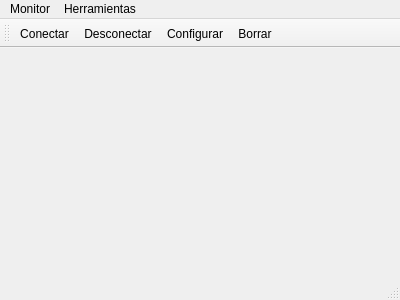
<?xml version="1.0" encoding="UTF-8"?>
<ui version="4.0">
 <class>ConsoleWindow</class>
 <widget class="QMainWindow" name="ConsoleWindow">
  <property name="geometry">
   <rect>
    <x>0</x>
    <y>0</y>
    <width>400</width>
    <height>300</height>
   </rect>
  </property>
  <property name="windowTitle">
   <string>Serial Monitor</string>
  </property>
  <widget class="QWidget" name="centralWidget">
   <layout class="QVBoxLayout" name="verticalLayout"/>
  </widget>
  <widget class="QMenuBar" name="menuBar">
   <property name="geometry">
    <rect>
     <x>0</x>
     <y>0</y>
     <width>400</width>
     <height>22</height>
    </rect>
   </property>
   <widget class="QMenu" name="menuCalls">
    <property name="title">
     <string>Monitor</string>
    </property>
    <addaction name="actionConnect"/>
    <addaction name="actionDisconnect"/>
    <addaction name="separator"/>
    <addaction name="actionQuit"/>
   </widget>
   <widget class="QMenu" name="menuTools">
    <property name="title">
     <string>Herramientas</string>
    </property>
    <addaction name="actionConfigure"/>
    <addaction name="actionClear"/>
   </widget>
   <addaction name="menuCalls"/>
   <addaction name="menuTools"/>
  </widget>
  <widget class="QToolBar" name="mainToolBar">
   <attribute name="toolBarArea">
    <enum>TopToolBarArea</enum>
   </attribute>
   <attribute name="toolBarBreak">
    <bool>false</bool>
   </attribute>
   <addaction name="actionConnect"/>
   <addaction name="actionDisconnect"/>
   <addaction name="actionConfigure"/>
   <addaction name="actionClear"/>
  </widget>
  <widget class="QStatusBar" name="statusBar"/>
  <action name="actionAbout">
   <property name="text">
    <string>&amp;About</string>
   </property>
   <property name="toolTip">
    <string>About program</string>
   </property>
   <property name="shortcut">
    <string>Alt+A</string>
   </property>
  </action>
  <action name="actionAboutQt">
   <property name="text">
    <string>About Qt</string>
   </property>
  </action>
  <action name="actionConnect">
   <property name="text">
    <string>C&amp;onectar</string>
   </property>
   <property name="toolTip">
    <string>Conectar al puerto serial</string>
   </property>
   <property name="shortcut">
    <string>Ctrl+O</string>
   </property>
  </action>
  <action name="actionDisconnect">
   <property name="text">
    <string>&amp;Desconectar</string>
   </property>
   <property name="toolTip">
    <string>Desconectar del puerto serie</string>
   </property>
   <property name="shortcut">
    <string>Ctrl+D</string>
   </property>
  </action>
  <action name="actionConfigure">
   <property name="text">
    <string>&amp;Configurar</string>
   </property>
   <property name="toolTip">
    <string>Configura el puerto serial</string>
   </property>
   <property name="shortcut">
    <string>Alt+C</string>
   </property>
  </action>
  <action name="actionClear">
   <property name="text">
    <string>B&amp;orrar</string>
   </property>
   <property name="toolTip">
    <string>Borrar datos</string>
   </property>
   <property name="shortcut">
    <string>Alt+L</string>
   </property>
  </action>
  <action name="actionQuit">
   <property name="icon">
    <iconset>
     <normaloff>:/images/application-exit.png</normaloff>:/images/application-exit.png</iconset>
   </property>
   <property name="text">
    <string>&amp;Quitar</string>
   </property>
   <property name="shortcut">
    <string>Ctrl+Q</string>
   </property>
  </action>
 </widget>
 <layoutdefault spacing="6" margin="11"/>
 <resources/>
 <connections/>
</ui>
